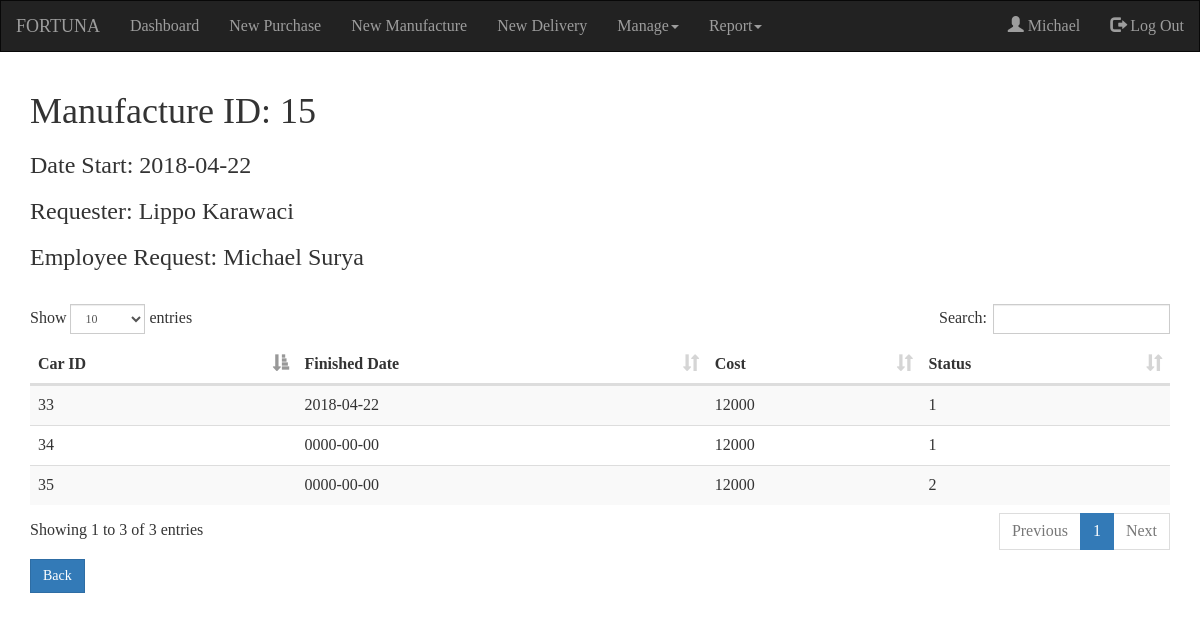
/mandetail.php?id=15 (signed in), run on the app's committed database.
### tables this page shows
CREATE TABLE `production` (
  `prodId` int(11) NOT NULL,
  `empId` varchar(20) NOT NULL,
  `braId` varchar(20) NOT NULL,
  `prodStart` date NOT NULL,
  `prodStatus` tinyint(4) NOT NULL
);

CREATE TABLE `branch` (
  `braId` varchar(20) NOT NULL,
  `braName` varchar(30) NOT NULL,
  `braAddress` text NOT NULL,
  `braManager` varchar(20) NOT NULL,
  `braPhone` varchar(15) NOT NULL,
  `braMail` varchar(50) NOT NULL,
  `braStatus` tinyint(4) NOT NULL
);

CREATE TABLE `employee` (
  `empId` varchar(20) NOT NULL,
  `empFName` varchar(30) NOT NULL,
  `empLName` varchar(30) NOT NULL,
  `empDOB` date NOT NULL,
  `empPass` varchar(50) NOT NULL,
  `empPosition` varchar(20) NOT NULL,
  `empMail` varchar(50) NOT NULL,
  `empPhone` varchar(15) NOT NULL,
  `empAddress` text NOT NULL,
  `empPhoto` varchar(30) NOT NULL,
  `dateLimit` date NOT NULL,
  `empStatus` tinyint(4) NOT NULL
);

CREATE TABLE `productiondet` (
  `prodId` varchar(20) NOT NULL,
  `carId` varchar(20) NOT NULL,
  `prodDetFinish` date NOT NULL,
  `prodDetCost` int(11) NOT NULL,
  `prodDetStatus` tinyint(4) NOT NULL
);

### koneksi.php (called while the page is built, shortened)
<?php
$con=mysqli_connect('localhost', 'root', '', 'uas_pos');
function querySelect($query){
  global $con;
  $hello=mysqli_fetch_array(mysqli_query($con, $query));
  return $hello;
}
function queryRun($query){
  global $con;
  $hello=mysqli_query($con, $query);
  return $hello;
}
function queryTable($query){
  $hello=mysqli_fetch_assoc($query);
  return $hello;
}
?>

### mandetail.php (the view, shortened to what this page needs)
<?php
if(isset($_SESSION['empId'])){
  ?>
  <!DOCTYPE html>
  <html lang="en">
  <head>
    <link rel="stylesheet" href="https://maxcdn.bootstrapcdn.com/bootstrap/3.3.7/css/bootstrap.min.css">
    <link rel="stylesheet" href="css/css.css">
    <link rel="stylesheet" href="css/dataTables.bootstrap.min.css">
  </head>
  <body>
    <?php include('koneksi.php');
    $id=$_GET['id'];
    $query="SELECT production.prodId, production.prodStart, employee.empFName, employee.empLName, branch.braName FROM production, employee, branch WHERE production.prodId='$id' AND production.empId=employee.empId AND production.braId=branch.braId AND production.prodStatus=2";
    $hasil=querySelect($query);
    $start=$hasil['prodStart'];
    $requester=$hasil['empFName']." ".$hasil['empLName'];
    $branch=$hasil['braName'];
    function hasil(){
        global $id;
        $query=queryRun("SELECT * FROM productiondet WHERE productiondet.prodId='$id'");
        while($hasil=queryTable($query)){
            $carid=$hasil['carId'];
            $finish=$hasil['prodDetFinish'];
            $cost=$hasil['prodDetCost'];
            $status=$hasil['prodDetStatus'];
            ?>
            <tr>
                <td><?php echo $carid?></td>
                <td><?php echo $finish?></td>
                <td><?php echo $cost?></td>
                <td><?php echo $status?></td>
            </tr>
            <?php
        }
    }
    ?>
    <nav class="navbar navbar-inverse">
      <div class="container-fluid">
        <div class="navbar-header">
          <a class="navbar-brand" href="#">FORTUNA</a>
        </div>
        <ul class="nav navbar-nav">
          <li><a href="dashboard.php">Dashboard</a></li>
            <li><a href="newpurchase.php">New Purchase</a></li>
            <li><a href="newmanufactur.php">New Manufacture</a></li>
            <li><a href="newdelivery.php">New Delivery</a></li>
            <?php
              if($_SESSION['positionAccess'] <= 2){
                ?>
          <li class="dropdown"><a class="dropdown-toggle" data-toggle="dropdown"href="#">Manage<span class="caret"></span></a>
          </li>
            <?php
              }
            ?>
            <li class="dropdown"><a class="dropdown-toggle" data-toggle="dropdown"href="#">Report<span class="caret"></span></a>
          </li>
        </ul>
        <ul class="nav navbar-nav navbar-right">
          <li><a href="#"><span class="glyphicon glyphicon-user"></span> <?php echo $_SESSION['name']?></a> </li>
          <li><a href="login.php?logout=1"><span class="glyphicon glyphicon-log-out"></span> Log Out</a></li>
      </ul>
      </div>
    </nav>
    <div class="container">
        <h1>Manufacture ID: <?php echo $id?></h1>
        <h3>Date Start: <?php echo $start?></h3>
        <h3>Requester: <?php echo $branch?></h3>
        <h3>Employee Request: <?php echo $requester?></h3><br>
        <table class="table table-striped">
            <thead>
                <th>Car ID</th>
                <th>Finished Date</th>
                <th>Cost</th>
                <th>Status</th>
            </thead>
            <tbody>
                <?php echo hasil()?>
            </tbody>
        </table>
        <a href="hismanufacture.php" class="btn btn-primary">Back</a>
    </div>
  </body>
  </html>
<?php
}else{
header("location:login.php?lfail=1");
} ?>

### css/css.css (style rules this page uses)
body { font-family: moon; font-size: 16px; }
.navbar-brand { font-family: oneday; }
.nav { font-size: 16px; }

### mandetail.php (style rules this page uses)
* { border-radius: 0 !important; }

### data on the page
production: prodStart "2018-04-22", braId.braName "Lippo Karawaci", empId.empLName "Michael Surya"
productiondet: carId "33", prodDetFinish "2018-04-22", prodDetCost "12000", prodDetStatus "1"
productiondet: carId "34", prodDetFinish "0000-00-00", prodDetCost "12000", prodDetStatus "1"
productiondet: carId "35", prodDetFinish "0000-00-00", prodDetCost "12000", prodDetStatus "2"

### other printed values
$_SESSION['name'] "Michael"
$id "15"
